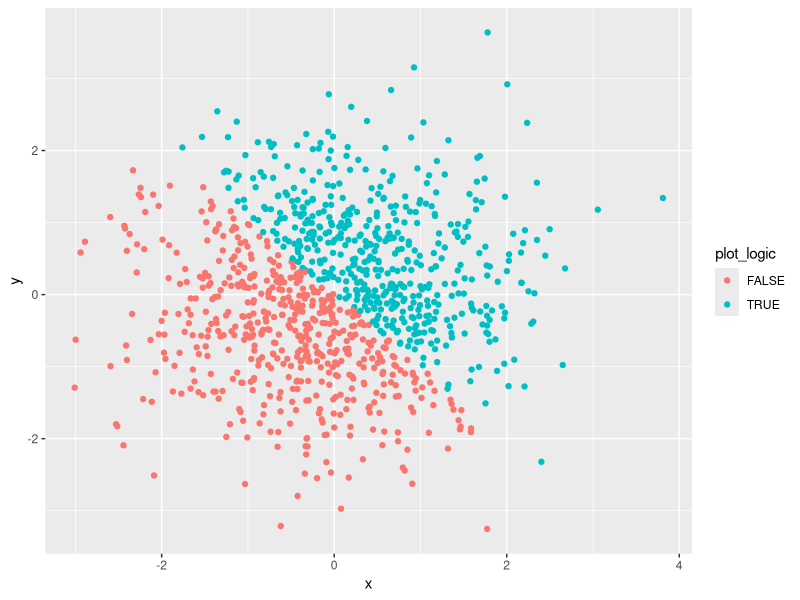

Recreate this plot in R.
## ---- chunk 1
library(tidyverse)     # Load tidyverse
## ---- chunk 2
set.seed(1)
set_a = tibble(
  sample_runif = runif(10, min = 0, max = 5),
  vec_logic = sample_runif > 2,
  vec_char = c("a", "b", "c", "d", "e", "f", "g", "h", "i", "j"),
  vec_factor = factor(vec_char)
 )
## ---- chunk 3
mean(set_a$sample_runif)
mean(set_a$vec_logic)
mean(set_a$vec_char)
mean(set_a$vec_factor)
## ---- chunk 4
as.numeric(set_a$vec_logic)
as.numeric(set_a$vec_char)
as.numeric(set_a$vec_factor)
## ---- chunk 5
as.numeric(as.factor(set_a$vec_char))
## ---- chunk 6
as.numeric(as.character(set_a$vec_factor))
## ---- chunk 7
set.seed(1)
plot_data = tibble(
  x = rnorm(1000),
  y = rnorm(1000),
  plot_logic = x + y > 0,
  plot_factor = as.factor(plot_logic)
)
## ---- chunk 8
ggplot(plot_data, aes(x = x, y = y, color = plot_logic)) + geom_point()
